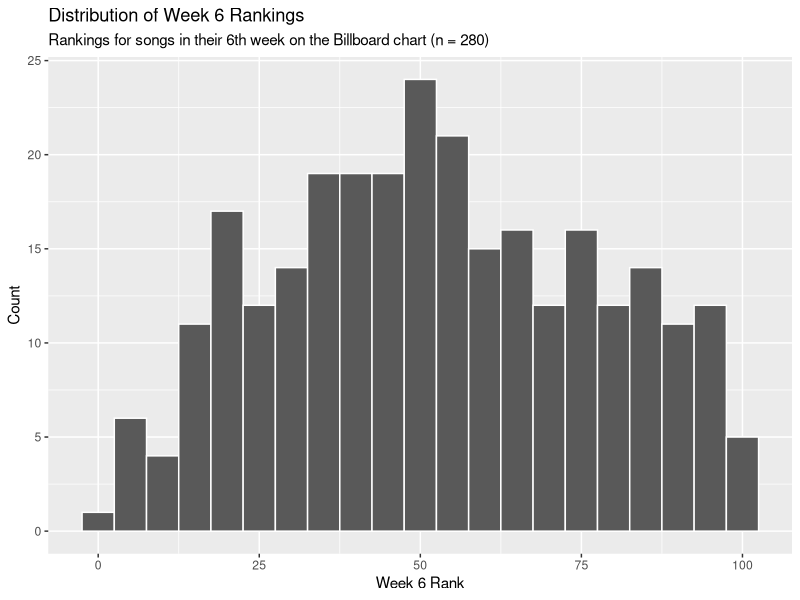
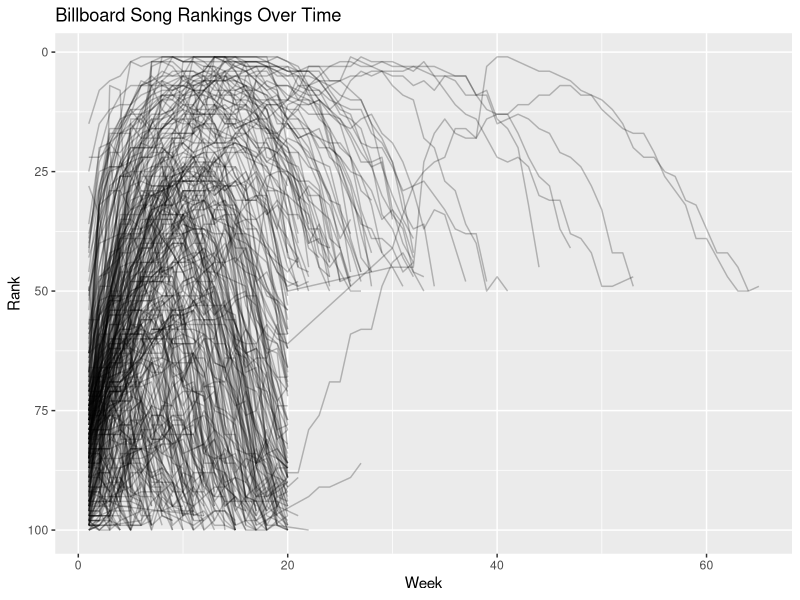

These figures' R source, in order:
## ---- chunk 1
#| message: false
library(tidyverse)
## ---- chunk 2
billboard |> 
  select(artist, track, date.entered, wk1:wk4)
## ---- chunk 3
billboard |> 
  ggplot(aes(x = wk6)) +
  geom_histogram(binwidth = 5, color = "white") +
  labs(
    title = "Distribution of Week 6 Rankings",
    subtitle = "Rankings for songs in their 6th week on the Billboard chart (n = 280)",
    x = "Week 6 Rank",
    y = "Count"
  )
## ---- chunk 4
billboard |> 
  select(wk1, wk4, wk10, wk20, wk40, wk76) |> 
  pivot_longer(
    cols = everything(),
    names_to = "week",
    values_to = "rank"
  ) |> 
  summarize(
    present = sum(!is.na(rank)),
    missing = sum(is.na(rank)),
    .by = week
  )
## ---- chunk 5
billboard |> 
  pivot_longer(
    cols = starts_with("wk"),
    names_to = "week",
    values_to = "rank",
    values_drop_na = TRUE
  ) |> 
  mutate(week = parse_number(week)) |> 
  ggplot(aes(x = week, y = rank, group = track)) +
  geom_line(alpha = 0.25) +
  scale_y_reverse() +
  labs(
    title = "Billboard Song Rankings Over Time",
    x = "Week",
    y = "Rank"
  )
## ---- chunk 6
billboard |> 
  pivot_longer(
    cols = starts_with("wk"),
    names_to = "week",
    values_to = "rank",
    values_drop_na = TRUE
  ) |> 
  mutate(week = parse_number(week)) |> 
  summarize(
    re_entered = any(diff(week) > 1),
    .by = c(artist, track)
  ) |> 
  count(re_entered)
## ---- chunk 7
billboard_summary <- billboard |> 
  pivot_longer(
    cols = starts_with("wk"),
    names_to = "week",
    values_to = "rank",
    values_drop_na = TRUE
  ) |> 
  mutate(week = parse_number(week)) |> 
  arrange(week) |> 
  summarize(
    first_rank = first(rank),
    best_rank = min(rank),
    first_week_at_best = week[which.min(rank)],
    total_weeks = n(),
    .by = c(artist, track)
  )

billboard_summary
## ---- chunk 8
# Fastest to #1
billboard_summary |> 
  filter(best_rank == 1) |> 
  slice_min(first_week_at_best, n = 1)

# Slowest to #1
billboard_summary |> 
  filter(best_rank == 1) |> 
  slice_max(first_week_at_best, n = 1)

# Top-10 song with longest chart run
billboard_summary |> 
  filter(best_rank <= 10) |> 
  slice_max(total_weeks, n = 1)
